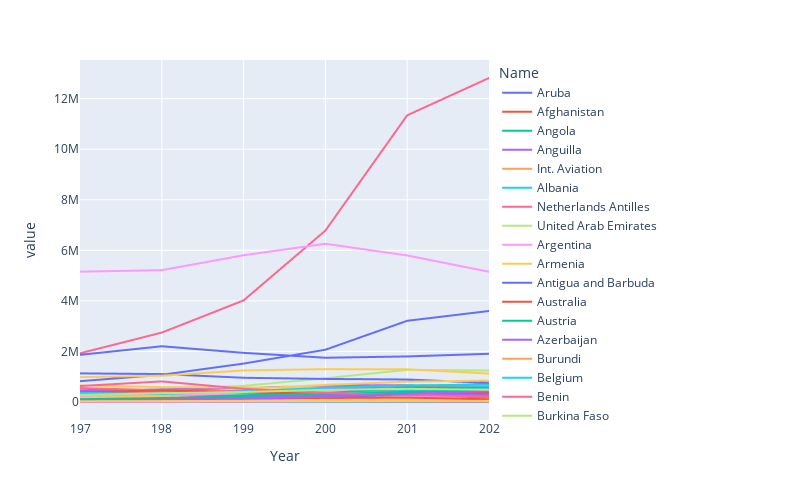

The cell this chart's notebook holds for it:
### Code cell
px.line(df_emmision_decade, width=800, height=500)
